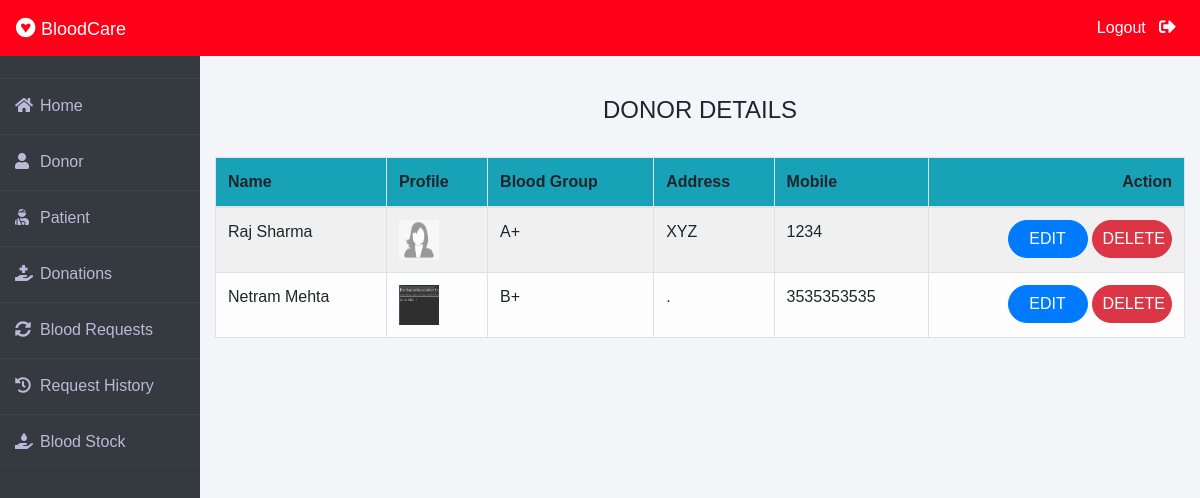
Page /admin-donor (signed in) on the committed database.
### donor/models.py (models this page shows, shortened)
class Donor(models.Model):
    user=models.OneToOneField(User,on_delete=models.CASCADE)
    profile_pic= models.ImageField(upload_to='profile_pic/Donor/',null=True,blank=True)
    bloodgroup=models.CharField(max_length=10)
    address = models.CharField(max_length=40)
    mobile = models.CharField(max_length=20,null=False)
    @property
    def get_name(self):
        return self.user.first_name+" "+self.user.last_name

### blood/views.py (the view)
# urls.py: path('admin-donor', views.admin_donor_view,name='admin-donor'),
@login_required(login_url='adminlogin')
def admin_donor_view(request):
    donors=dmodels.Donor.objects.all()
    return render(request,'blood/admin_donor.html',{'donors':donors})

### templates/blood/admin_donor.html
{% extends 'blood/adminbase.html' %}
{% block content %}
{% load widget_tweaks %}
{%load static%}
<br><br>
<div class="container">
    <H4 class="text-center">DONOR DETAILS</H4><br>
    <table class="table table-light table-hover table-bordered table-striped">
        <thead class="bg-info">
            <tr>
                <th scope="col">Name</th>
                <th scope="col">Profile</th>
                <th scope="col">Blood Group</th>
                <th scope="col">Address</th>
                <th scope="col">Mobile</th>
                <th class="text-right">Action</th>
            </tr>
        </thead>
        <tbody>
            {% for t in donors %}
            <tr>
                <td> {{t.get_name}}</td>
                <td> <img src="{% static t.profile_pic.url %}" alt="Profile Pic" height="40px" width="40px" /></td>
                <td>{{t.bloodgroup}}</td>
                <td>{{t.address}}</td>
                <td>{{t.mobile}}</td>
                <td class="text-right">
                    <button class="btn btn-primary badge-pill" style="width: 80px;"><a  style="text-decoration: none;color: white;" href="{% url 'update-donor' t.id  %}">EDIT</a> </button>
                    <button class="btn btn-danger badge-pill" style="width: 80px;"><a  style="text-decoration: none;color: white;" href="{% url 'delete-donor' t.id  %}">DELETE</a> </button>
                </td>
            </tr>
            {% endfor %}
        </tbody>
    </table>
</div>
{% endblock content %}

### templates/blood/adminbase.html (style rules this page uses)
* { margin: 0; padding: 0; box-sizing: border-box; list-style: none; text-decoration: none; font-family: 'Josefin Sans', sans-serif; }
body { background-color: #f3f5f9; }

### rows in the picture
Donor: get_name "Raj Sharma", profile_pic (picture), bloodgroup "A+", address "XYZ", mobile "1234"
Donor: get_name "Netram Mehta", profile_pic (picture), bloodgroup "B+", address ".", mobile "3535353535"
